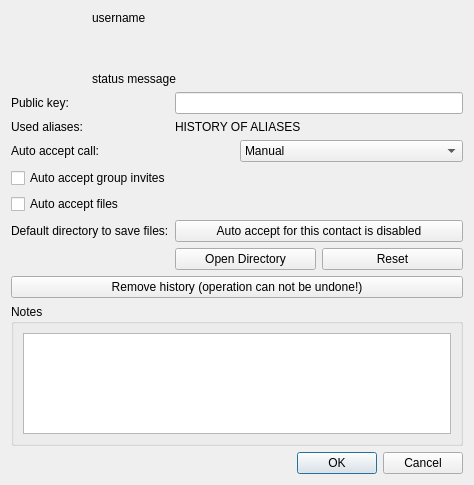
<?xml version="1.0" encoding="UTF-8"?>
<ui version="4.0">
 <class>AboutFriendForm</class>
 <widget class="QDialog" name="AboutFriendForm">
  <property name="geometry">
   <rect>
    <x>0</x>
    <y>0</y>
    <width>474</width>
    <height>485</height>
   </rect>
  </property>
  <property name="windowTitle">
   <string>Dialog</string>
  </property>
  <layout class="QVBoxLayout" name="verticalLayout_4">
   <item>
    <layout class="QVBoxLayout" name="verticalLayout">
     <item>
      <layout class="QGridLayout" name="gridLayout">
       <item row="0" column="1">
        <layout class="QVBoxLayout" name="verticalLayout_2">
         <item>
          <widget class="QLabel" name="userName">
           <property name="text">
            <string>username</string>
           </property>
           <property name="textFormat">
            <enum>Qt::PlainText</enum>
           </property>
           <property name="alignment">
            <set>Qt::AlignLeading|Qt::AlignLeft|Qt::AlignTop</set>
           </property>
           <property name="textInteractionFlags">
            <set>Qt::LinksAccessibleByMouse|Qt::TextSelectableByMouse</set>
           </property>
          </widget>
         </item>
         <item alignment="Qt::AlignBottom">
          <widget class="QLabel" name="statusMessage">
           <property name="sizePolicy">
            <sizepolicy hsizetype="MinimumExpanding" vsizetype="MinimumExpanding">
             <horstretch>0</horstretch>
             <verstretch>0</verstretch>
            </sizepolicy>
           </property>
           <property name="autoFillBackground">
            <bool>false</bool>
           </property>
           <property name="text">
            <string>status message</string>
           </property>
           <property name="textFormat">
            <enum>Qt::PlainText</enum>
           </property>
           <property name="alignment">
            <set>Qt::AlignLeading|Qt::AlignLeft|Qt::AlignTop</set>
           </property>
           <property name="wordWrap">
            <bool>true</bool>
           </property>
           <property name="textInteractionFlags">
            <set>Qt::LinksAccessibleByMouse|Qt::TextSelectableByMouse</set>
           </property>
          </widget>
         </item>
        </layout>
       </item>
       <item row="0" column="0">
        <widget class="QLabel" name="avatar">
         <property name="sizePolicy">
          <sizepolicy hsizetype="Preferred" vsizetype="Minimum">
           <horstretch>0</horstretch>
           <verstretch>0</verstretch>
          </sizepolicy>
         </property>
         <property name="minimumSize">
          <size>
           <width>75</width>
           <height>75</height>
          </size>
         </property>
         <property name="maximumSize">
          <size>
           <width>75</width>
           <height>75</height>
          </size>
         </property>
         <property name="text">
          <string/>
         </property>
         <property name="textFormat">
          <enum>Qt::PlainText</enum>
         </property>
         <property name="pixmap">
          <pixmap>../../../img/contact_dark.svg</pixmap>
         </property>
         <property name="scaledContents">
          <bool>true</bool>
         </property>
        </widget>
       </item>
      </layout>
     </item>
    </layout>
   </item>
   <item>
    <layout class="QFormLayout" name="formLayout">
     <property name="labelAlignment">
      <set>Qt::AlignLeading|Qt::AlignLeft|Qt::AlignVCenter</set>
     </property>
     <item row="0" column="0">
      <widget class="QLabel" name="label_5">
       <property name="layoutDirection">
        <enum>Qt::LeftToRight</enum>
       </property>
       <property name="text">
        <string>Public key:</string>
       </property>
      </widget>
     </item>
     <item row="0" column="1">
      <widget class="QLineEdit" name="publicKey">
       <property name="enabled">
        <bool>true</bool>
       </property>
       <property name="mouseTracking">
        <bool>false</bool>
       </property>
       <property name="acceptDrops">
        <bool>false</bool>
       </property>
       <property name="inputMask">
        <string notr="true"/>
       </property>
       <property name="text">
        <string/>
       </property>
       <property name="cursorPosition">
        <number>0</number>
       </property>
       <property name="readOnly">
        <bool>true</bool>
       </property>
       <property name="cursorMoveStyle">
        <enum>Qt::LogicalMoveStyle</enum>
       </property>
      </widget>
     </item>
     <item row="1" column="0">
      <widget class="QLabel" name="label_4">
       <property name="text">
        <string>Used aliases:</string>
       </property>
      </widget>
     </item>
     <item row="1" column="1">
      <widget class="QLabel" name="aliases">
       <property name="text">
        <string>HISTORY OF ALIASES</string>
       </property>
       <property name="textFormat">
        <enum>Qt::PlainText</enum>
       </property>
      </widget>
     </item>
     <item row="3" column="0" colspan="2">
      <layout class="QHBoxLayout" name="horizontalLayout">
       <item>
        <widget class="QLabel" name="label_2">
         <property name="text">
          <string>Auto accept call:</string>
         </property>
        </widget>
       </item>
       <item>
        <widget class="QComboBox" name="autoacceptcall">
         <item>
          <property name="text">
           <string>Manual</string>
          </property>
         </item>
         <item>
          <property name="text">
           <string>Audio</string>
          </property>
         </item>
         <item>
          <property name="text">
           <string>Audio + Video</string>
          </property>
         </item>
        </widget>
       </item>
      </layout>
     </item>
     <item row="4" column="0" colspan="2">
      <widget class="QCheckBox" name="autogroupinvite">
       <property name="accessibleDescription">
        <string>Automatically accept group chat invitations from this contact if set.</string>
       </property>
       <property name="text">
        <string>Auto accept group invites</string>
       </property>
      </widget>
     </item>
     <item row="5" column="0" colspan="2">
      <widget class="QCheckBox" name="autoacceptfile">
       <property name="accessibleDescription">
        <string>Automatically accept files from contact if set</string>
       </property>
       <property name="text">
        <string>Auto accept files</string>
       </property>
      </widget>
     </item>
     <item row="9" column="0">
      <widget class="QLabel" name="label">
       <property name="text">
        <string>Default directory to save files:</string>
       </property>
      </widget>
     </item>
     <item row="9" column="1">
      <widget class="QPushButton" name="selectSaveDir">
       <property name="sizePolicy">
        <sizepolicy hsizetype="Ignored" vsizetype="Fixed">
         <horstretch>0</horstretch>
         <verstretch>0</verstretch>
        </sizepolicy>
       </property>
       <property name="text">
        <string>Auto accept for this contact is disabled</string>
       </property>
      </widget>
     </item>
     <item row="10" column="1">
      <layout class="QHBoxLayout" name="horizontalLayout_3">
       <item>
        <widget class="QPushButton" name="openDir">
         <property name="text">
          <string>Open Directory</string>
         </property>
        </widget>
       </item>
       <item>
        <widget class="QPushButton" name="resetSaveDir">
         <property name="sizePolicy">
          <sizepolicy hsizetype="Minimum" vsizetype="Fixed">
           <horstretch>0</horstretch>
           <verstretch>0</verstretch>
          </sizepolicy>
         </property>
         <property name="text">
          <string>Reset</string>
         </property>
        </widget>
       </item>
      </layout>
     </item>
    </layout>
   </item>
   <item>
    <widget class="QPushButton" name="removeHistory">
     <property name="text">
      <string>Remove history (operation can not be undone!)</string>
     </property>
    </widget>
   </item>
   <item>
    <widget class="QGroupBox" name="groupBox">
     <property name="title">
      <string>Notes</string>
     </property>
     <layout class="QVBoxLayout" name="verticalLayout_3">
      <item>
       <widget class="QPlainTextEdit" name="note">
        <property name="accessibleDescription">
         <string>Input field for notes about the contact</string>
        </property>
        <property name="plainText">
         <string/>
        </property>
        <property name="placeholderText">
         <string>You can save comment about this contact here.</string>
        </property>
       </widget>
      </item>
     </layout>
    </widget>
   </item>
   <item>
    <widget class="QDialogButtonBox" name="buttonBox">
     <property name="orientation">
      <enum>Qt::Horizontal</enum>
     </property>
     <property name="standardButtons">
      <set>QDialogButtonBox::Cancel|QDialogButtonBox::Ok</set>
     </property>
    </widget>
   </item>
  </layout>
 </widget>
 <tabstops>
  <tabstop>publicKey</tabstop>
  <tabstop>autoacceptcall</tabstop>
  <tabstop>removeHistory</tabstop>
  <tabstop>note</tabstop>
 </tabstops>
 <resources/>
 <connections>
  <connection>
   <sender>buttonBox</sender>
   <signal>accepted()</signal>
   <receiver>AboutFriendForm</receiver>
   <slot>accept()</slot>
   <hints>
    <hint type="sourcelabel">
     <x>248</x>
     <y>254</y>
    </hint>
    <hint type="destinationlabel">
     <x>157</x>
     <y>274</y>
    </hint>
   </hints>
  </connection>
  <connection>
   <sender>buttonBox</sender>
   <signal>rejected()</signal>
   <receiver>AboutFriendForm</receiver>
   <slot>reject()</slot>
   <hints>
    <hint type="sourcelabel">
     <x>316</x>
     <y>260</y>
    </hint>
    <hint type="destinationlabel">
     <x>286</x>
     <y>274</y>
    </hint>
   </hints>
  </connection>
 </connections>
</ui>
